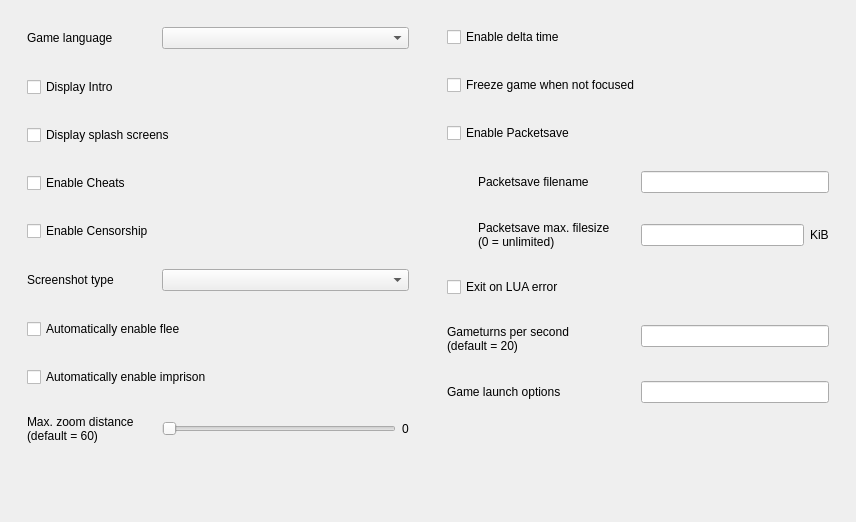
         <widget class="QWidget" name="responsive_scrollAreaWidgetContents_2">
          <property name="geometry">
           <rect>
            <x>0</x>
            <y>0</y>
            <width>856</width>
            <height>522</height>
           </rect>
          </property>
          <layout class="QHBoxLayout" name="horizontalLayout_5" stretch="1,1">
           <item>
            <widget class="QFrame" name="frame">
             <property name="sizePolicy">
              <sizepolicy hsizetype="Ignored" vsizetype="Preferred">
               <horstretch>1</horstretch>
               <verstretch>0</verstretch>
              </sizepolicy>
             </property>
             <layout class="QFormLayout" name="formLayout_5">
              <property name="horizontalSpacing">
               <number>28</number>
              </property>
              <property name="verticalSpacing">
               <number>28</number>
              </property>
              <property name="leftMargin">
               <number>16</number>
              </property>
              <property name="topMargin">
               <number>16</number>
              </property>
              <property name="rightMargin">
               <number>16</number>
              </property>
              <property name="bottomMargin">
               <number>0</number>
              </property>
              <item row="0" column="0">
               <widget class="QLabel" name="labelLanguage">
                <property name="text">
                 <string comment="Dropdown Title Label">Game language</string>
                </property>
               </widget>
              </item>
              <item row="0" column="1">
               <widget class="QComboBox" name="comboBoxLanguage"/>
              </item>
              <item row="5" column="0">
               <widget class="QLabel" name="labelScreenshot">
                <property name="text">
                 <string comment="Dropdown Title Label">Screenshot type</string>
                </property>
               </widget>
              </item>
              <item row="5" column="1">
               <widget class="QComboBox" name="comboBoxScreenshots"/>
              </item>
              <item row="9" column="0">
               <spacer name="verticalSpacer_3">
                <property name="orientation">
                 <enum>Qt::Orientation::Vertical</enum>
                </property>
                <property name="sizeHint" stdset="0">
                 <size>
                  <width>0</width>
                  <height>0</height>
                 </size>
                </property>
               </spacer>
              </item>
              <item row="2" column="0" colspan="2">
               <widget class="QCheckBox" name="checkBoxDisplaySplashScreens">
                <property name="text">
                 <string comment="Checkbox Toggle">Display splash screens</string>
                </property>
               </widget>
              </item>
              <item row="1" column="0" colspan="2">
               <widget class="QCheckBox" name="checkBoxDisplayIntro">
                <property name="text">
                 <string comment="Checkbox Toggle">Display Intro</string>
                </property>
               </widget>
              </item>
              <item row="3" column="0" colspan="2">
               <widget class="QCheckBox" name="checkBoxCheats">
                <property name="text">
                 <string comment="Checkbox Toggle">Enable Cheats</string>
                </property>
               </widget>
              </item>
              <item row="7" column="0" colspan="2">
               <widget class="QCheckBox" name="checkBoxAutoEnableImprison">
                <property name="text">
                 <string comment="Checkbox Toggle">Automatically enable imprison</string>
                </property>
               </widget>
              </item>
              <item row="6" column="0" colspan="2">
               <widget class="QCheckBox" name="checkBoxAutoEnableFlee">
                <property name="text">
                 <string comment="Checkbox Toggle">Automatically enable flee</string>
                </property>
               </widget>
              </item>
              <item row="4" column="0" colspan="2">
               <widget class="QCheckBox" name="checkBoxCensorship">
                <property name="text">
                 <string comment="Checkbox Toggle">Enable Censorship</string>
                </property>
               </widget>
              </item>
              <item row="8" column="0">
               <widget class="QLabel" name="labelMaxZoom">
                <property name="toolTip">
                 <string comment="Max. Zoom Distance Tooltip">The maximum distance you can zoom out the camera [0 - 100].

0 = original Dungeon Keeper maximum distance
60 = KeeperFX default distance
100 = KeeperFX maximum distance

Note: This is not a percentage</string>
                </property>
                <property name="text">
                 <string>Max. zoom distance
(default = 60)</string>
                </property>
               </widget>
              </item>
              <item row="8" column="1">
               <widget class="QWidget" name="widget_6" native="true">
                <layout class="QHBoxLayout" name="horizontalLayout_14">
                 <property name="leftMargin">
                  <number>0</number>
                 </property>
                 <property name="topMargin">
                  <number>0</number>
                 </property>
                 <property name="rightMargin">
                  <number>0</number>
                 </property>
                 <property name="bottomMargin">
                  <number>0</number>
                 </property>
                 <item>
                  <widget class="QSlider" name="horizontalSliderMaxZoom">
                   <property name="minimum">
                    <number>0</number>
                   </property>
                   <property name="maximum">
                    <number>100</number>
                   </property>
                   <property name="tracking">
                    <bool>true</bool>
                   </property>
                   <property name="orientation">
                    <enum>Qt::Orientation::Horizontal</enum>
                   </property>
                   <property name="tickPosition">
                    <enum>QSlider::TickPosition::NoTicks</enum>
                   </property>
                  </widget>
                 </item>
                 <item>
                  <widget class="QLabel" name="labelMaxZoomNumber">
                   <property name="text">
                    <string notr="true">0</string>
                   </property>
                  </widget>
                 </item>
                </layout>
               </widget>
              </item>
             </layout>
            </widget>
           </item>
           <item>
            <widget class="QFrame" name="frame_2">
             <property name="sizePolicy">
              <sizepolicy hsizetype="Ignored" vsizetype="Preferred">
               <horstretch>1</horstretch>
               <verstretch>0</verstretch>
              </sizepolicy>
             </property>
             <layout class="QFormLayout" name="formLayout_6">
              <property name="horizontalSpacing">
               <number>28</number>
              </property>
              <property name="verticalSpacing">
               <number>28</number>
              </property>
              <property name="leftMargin">
               <number>16</number>
              </property>
              <property name="topMargin">
               <number>16</number>
              </property>
              <property name="rightMargin">
               <number>16</number>
              </property>
              <property name="bottomMargin">
               <number>0</number>
              </property>
              <item row="0" column="0" colspan="2">
               <widget class="QCheckBox" name="checkBoxDeltaTime">
                <property name="text">
                 <string comment="Checkbox Toggle">Enable delta time</string>
                </property>
               </widget>
              </item>
              <item row="1" column="0" colspan="2">
               <widget class="QCheckBox" name="checkBoxFreezeGameNoFocus">
                <property name="text">
                 <string comment="Checkbox Toggle">Freeze game when not focused</string>
                </property>
               </widget>
              </item>
              <item row="2" column="0" colspan="2">
               <widget class="QCheckBox" name="checkBoxPacketSaveEnabled">
                <property name="text">
                 <string comment="Checkbox Toggle">Enable Packetsave</string>
                </property>
               </widget>
              </item>
              <item row="3" column="0">
               <widget class="QLabel" name="labelPacketSaveFileName">
                <property name="styleSheet">
                 <string notr="true">margin-left: 28px;</string>
                </property>
                <property name="text">
                 <string comment="Textinput Title Label">Packetsave filename</string>
                </property>
                <property name="indent">
                 <number>-1</number>
                </property>
               </widget>
              </item>
              <item row="3" column="1">
               <widget class="QLineEdit" name="lineEditPackSaveFileName"/>
              </item>
              <item row="4" column="0">
               <widget class="QLabel" name="labelPacketSaveMaxFilesize">
                <property name="styleSheet">
                 <string notr="true">margin-left: 28px;</string>
                </property>
                <property name="text">
                 <string comment="Textinput Title Label">Packetsave max. filesize
(0 = unlimited)</string>
                </property>
                <property name="wordWrap">
                 <bool>true</bool>
                </property>
               </widget>
              </item>
              <item row="4" column="1">
               <widget class="QWidget" name="widgetPackSaveMaxFilesize" native="true">
                <layout class="QHBoxLayout" name="horizontalLayout_2">
                 <property name="leftMargin">
                  <number>0</number>
                 </property>
                 <property name="topMargin">
                  <number>0</number>
                 </property>
                 <property name="rightMargin">
                  <number>0</number>
                 </property>
                 <property name="bottomMargin">
                  <number>0</number>
                 </property>
                 <item>
                  <widget class="QLineEdit" name="lineEditPacketSaveMaxFilesize"/>
                 </item>
                 <item>
                  <widget class="QLabel" name="labelPacketSaveMaxFilesizeMeasurementUnit">
                   <property name="text">
                    <string comment="Measurement Unit Label" extracomment="Shorthand for 'kibibyte'">KiB</string>
                   </property>
                  </widget>
                 </item>
                </layout>
               </widget>
              </item>
              <item row="5" column="0" colspan="2">
               <widget class="QCheckBox" name="checkBoxExitOnLuaError">
                <property name="text">
                 <string comment="Checkbox Toggle">Exit on LUA error</string>
                </property>
               </widget>
              </item>
              <item row="6" column="0">
               <widget class="QLabel" name="labelGameturns">
                <property name="text">
                 <string comment="Textinput Title Label">Gameturns per second
(default = 20)</string>
                </property>
                <property name="wordWrap">
                 <bool>true</bool>
                </property>
               </widget>
              </item>
              <item row="6" column="1">
               <widget class="QLineEdit" name="lineEditGameturns"/>
              </item>
              <item row="7" column="0">
               <widget class="QLabel" name="labelLaunchOptions">
                <property name="text">
                 <string comment="Textinput Title Label">Game launch options</string>
                </property>
               </widget>
              </item>
              <item row="7" column="1">
               <widget class="QLineEdit" name="lineEditLaunchOptions"/>
              </item>
              <item row="8" column="0">
               <spacer name="verticalSpacer_4">
                <property name="orientation">
                 <enum>Qt::Orientation::Vertical</enum>
                </property>
                <property name="sizeHint" stdset="0">
                 <size>
                  <width>0</width>
                  <height>0</height>
                 </size>
                </property>
               </spacer>
              </item>
             </layout>
            </widget>
           </item>
          </layout>
         </widget>
